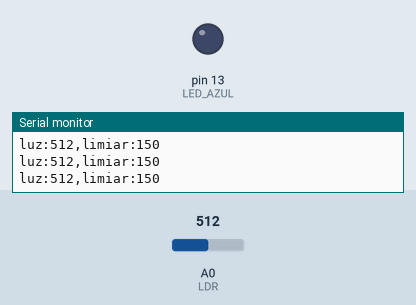
Bench run of a sketch on a simulated Arduino Uno, built with avr-gcc and run on an emulated ATmega328P. On the bench: output pins drawn as LEDs (lit = HIGH), the last lines printed to the serial monitor. The test bench sets the inputs (shaded band); at power-on: A0 (LDR) = 512.

Above: at 1.2 s.
1.3 s: A0 (LDR) set to 162
2.8 s: A0 (LDR) set to 134
At 3.2 s:
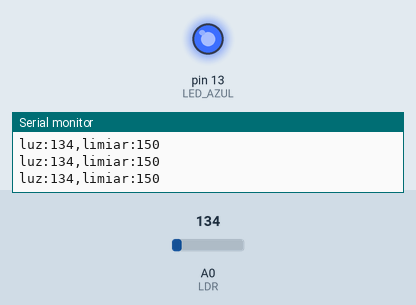
4.3 s: A0 (LDR) set to 160
At 4.6 s:
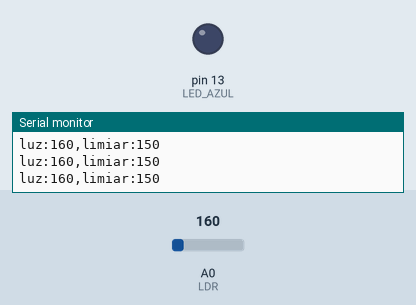
5.8 s: A0 (LDR) set to 140
At 7.3 s:
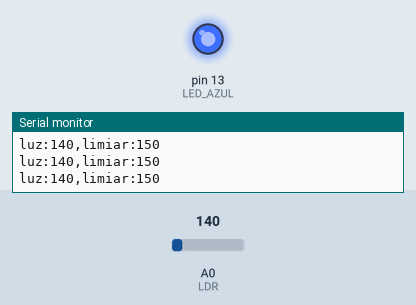
Timing chart, 0 to 8.3 s (numbered marks = the images above; inputs shaded):
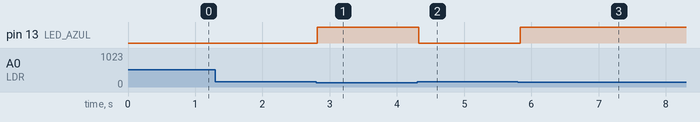

The sketch:

etapa5_ldr.ino
```cpp
/*
  MINICURSO DE ROBÓTICA — Parte 1, Etapa 5: o sensor de luz (LDR)
  Montagem: LDR com uma perna no 5 V e a outra numa coluna livre.
            Dessa coluna: um fio ao A0 e um resistor de 1 kΩ até o GND
            (divisor de tensão).
  Resultado esperado: o Serial Plotter mostra a luz; cobrindo o LDR,
            o valor cai e o LED azul acende.
*/
const int LDR = A0;
const int LED_AZUL = 13;
int LIMIAR = 150;                  // ajuste com o valor que você ler no escuro

void setup() {
  pinMode(LED_AZUL, OUTPUT);
  Serial.begin(9600);
}

void loop() {
  int luz = analogRead(LDR);       // 0 (0 V) a 1023 (5 V)
  Serial.print("luz:");
  Serial.print(luz);
  Serial.print(",limiar:");
  Serial.println(LIMIAR);

  digitalWrite(LED_AZUL, luz < LIMIAR ? HIGH : LOW);
  delay(100);
}

/* Desafios:
   1) Anote o valor no claro e com o LDR coberto. Escolha um LIMIAR no meio.
   2) Faça o LED piscar mais rápido quanto mais escuro estiver.
*/
```

Measured:
- the behaviour switches between 150 and 149 on A0 (LDR) (found by bisection; images 0 and 1)
- after the input at 2.8 s, pin 13 (LED_AZUL): LOW → HIGH at once
- after the input at 4.3 s, pin 13 (LED_AZUL): HIGH → LOW at once
- after the input at 5.8 s, pin 13 (LED_AZUL): LOW → HIGH at once
